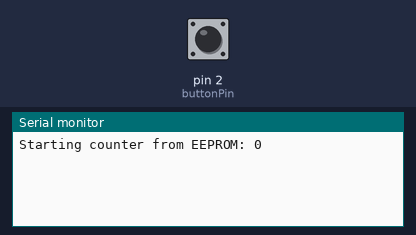
A sketch run on a simulated Arduino Uno, built with avr-gcc and run on an emulated ATmega328P. Shown: the last lines printed to the serial monitor. The inputs (shaded band) are chosen by the test bench; at power-on: pin 2 (buttonPin) HIGH. EEPROM starts erased.

Above: at 1.2 s.
1.3 s: pin 2 (buttonPin) pulled LOW for 0.15 s
At 2.4 s:
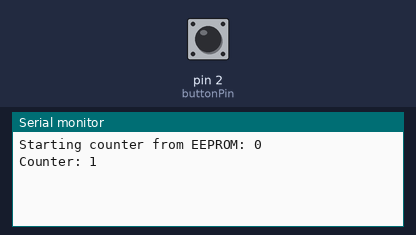
2.9 s: pin 2 (buttonPin) pulled LOW for 1 s
At 4.1 s:
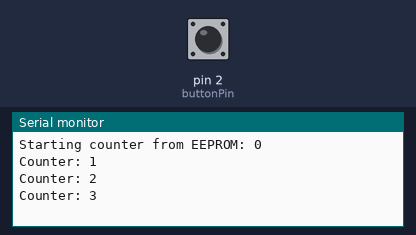
5.4 s: pin 2 (buttonPin) pulled LOW for 0.15 s
At 6.8 s:
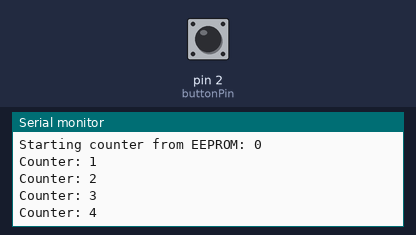
Timing chart, 0 to 8.4 s (numbered marks = the images above; inputs shaded):
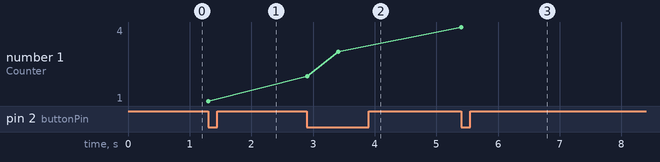

The sketch:

4.ino
```cpp
#include <avr/io.h>
#include <avr/eeprom.h>
#include <Arduino.h>

const int buttonPin = 2;
volatile int counter = 0;

void EEPROMWriteInt(int address, int value) {
  // wait for previous write to finish
  while (EECR & (1 << EEPE));
  EEAR = address;        // set EEPROM address
  EEDR = (value & 0xFF); // low byte
  EECR |= (1 << EEMPE);  // master write enable
  EECR |= (1 << EEPE);   // start write

  while (EECR & (1 << EEPE));  // wait again
  EEAR = address + 1;          // high byte
  EEDR = (value >> 8) & 0xFF;
  EECR |= (1 << EEMPE);
  EECR |= (1 << EEPE);
}

int EEPROMReadInt(int address) {
  while (EECR & (1 << EEPE));
  EEAR = address;        // low byte
  EECR |= (1 << EERE);   // start read
  byte low = EEDR;

  while (EECR & (1 << EEPE));
  EEAR = address + 1;    // high byte
  EECR |= (1 << EERE);
  byte high = EEDR;

  return (high << 8) | low;
}

void setup() {
  Serial.begin(9600);
  pinMode(buttonPin, INPUT_PULLUP);

  counter = EEPROMReadInt(0);

  if (counter < 0 || counter > 10000) {
    counter = 0;
    EEPROMWriteInt(0, counter);
  }

  Serial.print("Starting counter from EEPROM: ");
  Serial.println(counter);
}

void loop() {
  if (digitalRead(buttonPin) == LOW) {  // button pressed
    counter++;
    EEPROMWriteInt(0, counter);
    Serial.print("Counter: ");
    Serial.println(counter);
    delay(500);  // crude debounce
  }
}
```

Measured:
- after the input at 1.3 s, the serial monitor: prints a new line at once (image 1)
- after the input at 2.9 s, the serial monitor: prints a new line at once (image 2)
- after the input at 5.4 s, the serial monitor: prints a new line at once (image 3)
- plotted number 1: 1 → 3 after the input at 2.9 s, 3 → 4 after the input at 5.4 s
